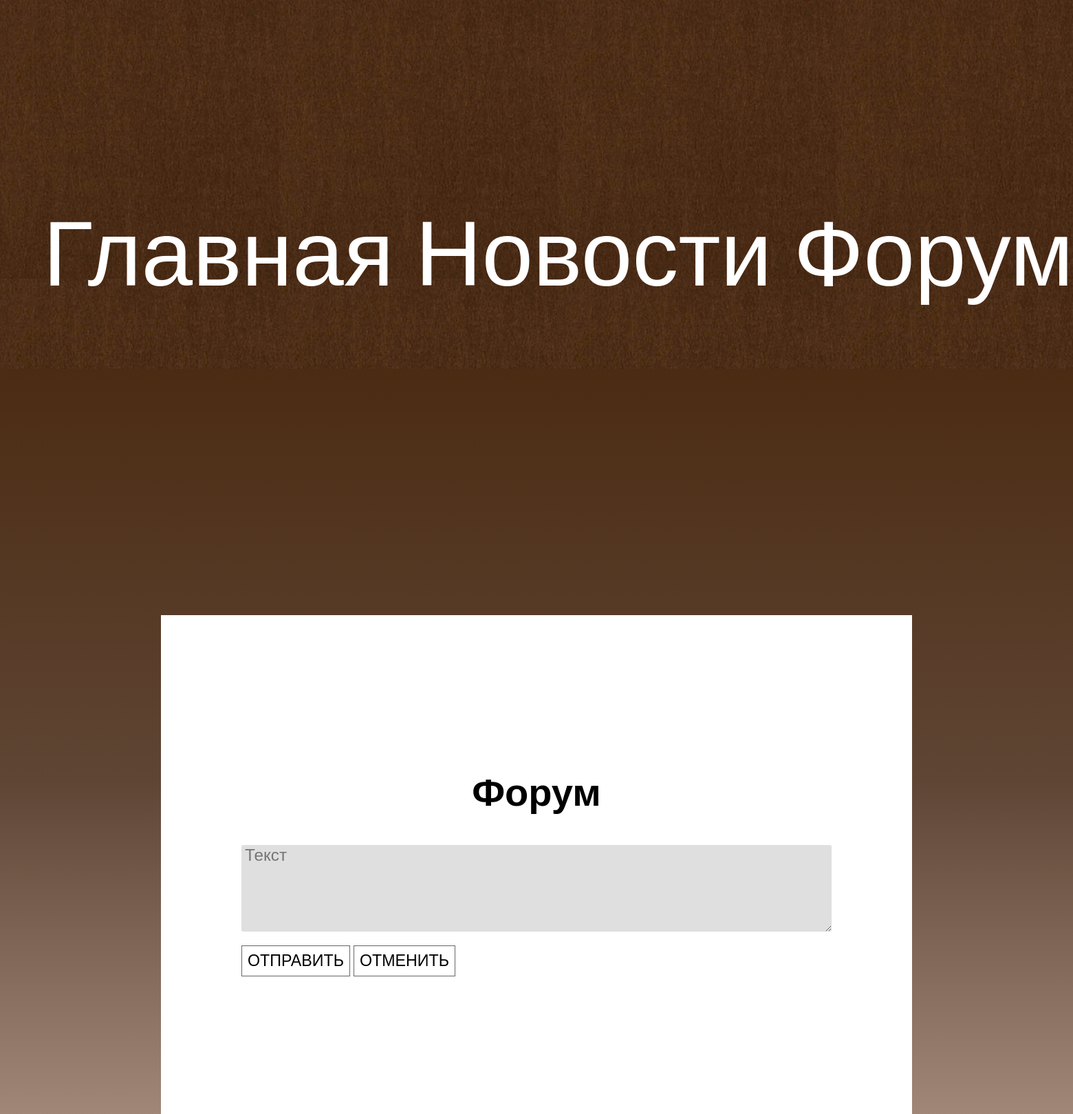
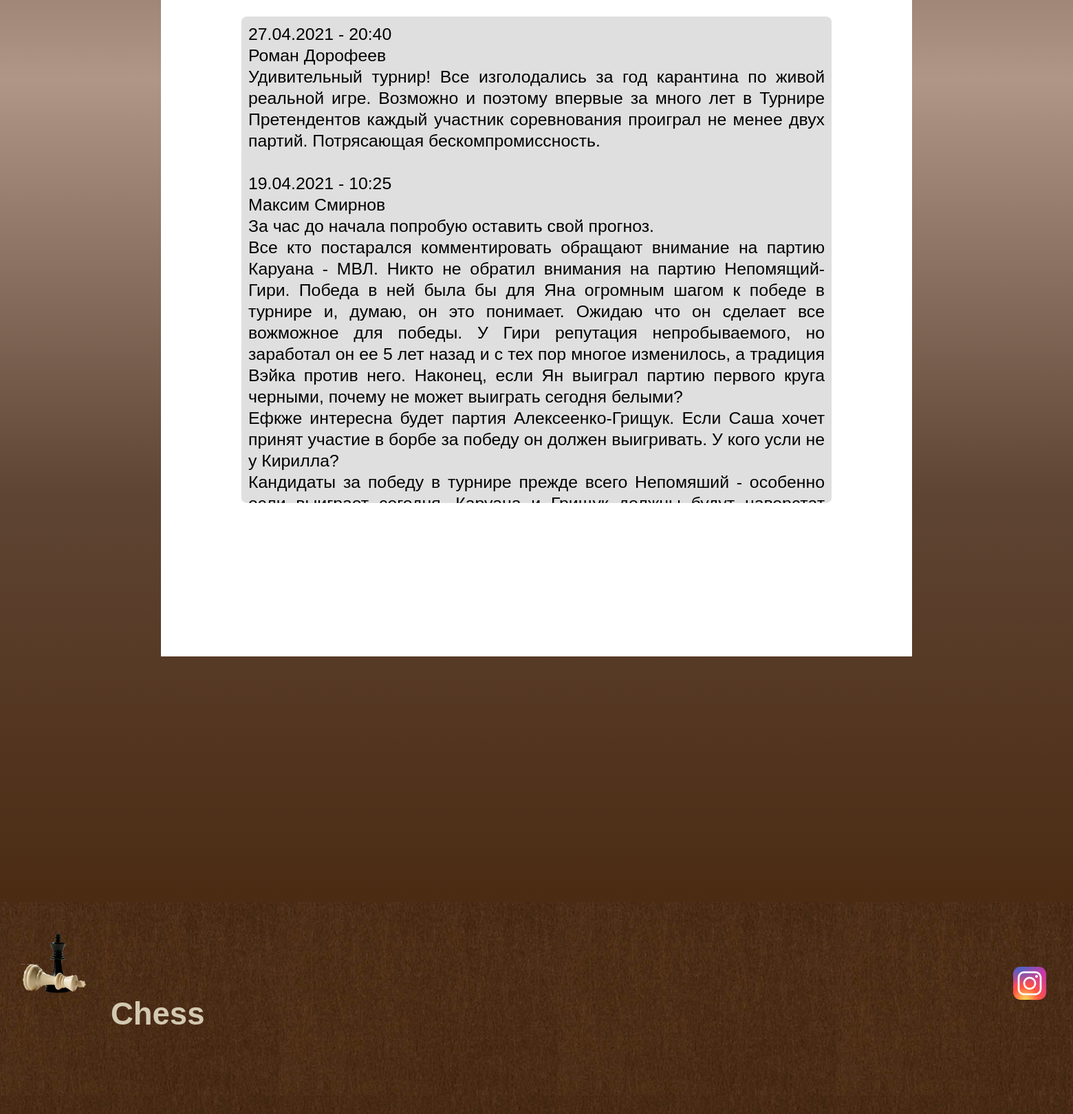
/pages/forum.php (signed in), run on the app's committed database (2 pictures, top to bottom).
### tables this page shows
CREATE TABLE `forum` (
  `id` int(11) NOT NULL,
  `id_user` int(11) NOT NULL,
  `text` text NOT NULL,
  `data` int(11) NOT NULL
);

CREATE TABLE `users` (
  `id` int(11) NOT NULL,
  `name` varchar(50) NOT NULL,
  `login` varchar(100) NOT NULL,
  `password` varchar(32) NOT NULL
);

### pages/forum.php (the view, shortened to what this page needs)
<!DOCTYPE html>
<html lang="ru">
<head>
	<link rel="stylesheet" href="../css/style.css" type="text/css">
</head>
<body>
	<header>
		<div class="menu">
			<a href="../index.php" class="menu_1">Главная</a>
			<a href="news.php" class="menu_2">Новости</a>
			<a href="forum.php" class="menu_3">Форум</a>
		</div>
	</header>
	<section class="ground">
		<div class="container">
			<div class="forum">
				<h1>Форум</h1>
				<form method="POST">
					<? if($_COOKIE['user'] != ""): ?>
						<textarea name="text" class="message_input" placeholder="Текст" required></textarea><br>
						<input type="submit" value="Отправить" class="button_form">
						<input type="reset" value="Отменить" class="button_form">
					<? else: ?>
						<p style="text-align: center;">Только авторизованные пользователи могут оставлять комментарии. <a href="authorization.php" class="a_red">Авторизация</a></p>
					<? endif; ?>
				</form>
				<div class="block_forum">
					<?php
					$db = mysqli_connect("localhost", "root", "root", 'web_course');
					$sql = mysqli_query($db, 'SELECT * FROM `forum` ORDER BY Id DESC');
					while ($result = mysqli_fetch_array($sql)) {
						$id = $result['id_user'];
						echo '<p>' . date('d.m.Y - H:i', $result['data']) . '</p>';
						$name = mysqli_query($db, "SELECT * FROM `users` WHERE `id` = {$id}");
						$result_name = mysqli_fetch_array($name);
						echo '<p>' . $result_name['name'] . '</p>';
						echo '<p>' . $result['text'] . '</p>';
						echo '<br>';
					}
					?>
				</div>
			</div>
		</div>
	</section>
	<footer>
		<div class="logo_footer">
			<a href="../index.php" class="img_logo"><img src="../img/logo.png" alt=""></a>
			<span class="footer_title">Chess</span>
		</div>
		<div class="follow_us">
			<a href="https://www.instagram.com/wwwchesscom/?hl=ru"><img src="../img/icon-instagram.png" alt=""></a>
		</div>
	</footer>
</body>
</html>

### css/style.css (style rules this page uses)
* { font-family: 'Montserrat', sans-serif; font-size: 18px; padding: 0; margin: 0; border: 0; }
*,*:before,*:after { -moz-box-sizing: border-box; -webkit-box-sizing: border-box; box-sizing: border-box; }
nav,footer,header,aside { display: block; }
html,body { height: 100%; width: 100%; font-size: 100%; line-height: 1.25; font-size: 14px; -ms-text-size-adjust: 100%; -moz-text-size-adjust: 100%; -webkit-text-size-adjust: 100%; }
input,button,textarea { font-family:inherit; }
a, a:visited { text-decoration: none; }
img { vertical-align: top; }
h1,h2,h3,h4,h5,h6 { font-size:inherit;font-weight: 400; }
body { background-image: url(../img/back.jpg); }
h1 { font-size: calc(18px + 25 * (100vw / 1024)); font-weight: bold; padding-bottom: calc(10px + 20 * (100vw / 1024)); text-align: center; }
p { font-size: calc(5px + 13 * (100vw / 1024)); text-align: justify; }
header { display: grid; grid-template-columns: auto auto; grid-template-rows: 10vh; background-image: url(../img/back.jpg); padding: 1vh 2vw 1vh; }
.menu { display: grid; grid-template-columns: repeat(5, auto); }
.menu a { padding: 3.5vh 0; font-size: 3vh; align-self: center; justify-self: right; color: white; padding-left: 2vw; }
footer { background-image: url(../img/back.jpg); color: #E9E9E9; display: flex; flex-direction: row; justify-content: space-between; padding: 1vh 0 2vh; }
footer img { max-width: 100%; max-height: 100%; object-fit: cover; }
.logo_footer { display: inline-block; justify-self: center; align-self: center; }
.img_logo img { max-width: 6vw; margin: 0 2vw; object-fit: cover; }
.follow_us { justify-self: end; align-self: center; padding-right: 2vw; }
.footer_title { display: inline-block; color: #D3C9B2; font-weight: bold; margin-top: 2vh; font-size: calc(15px + 20 * (100vw / 1024)); }
.ground { padding: 8vh 0; background: linear-gradient(#4B2B12, #5F4534, #B09687, #5F4534, #4B2B12); }
.container { width: 70vw; margin: 0 auto; }
.message_input { background-color: #DFDFDF; height: calc(50px + 50 * (100vw / 1024)); width: 55vw; padding: 1px 5px; font-size: calc(6px + 12 * (100vw / 1024)); border-radius: 1%; }
.button_form { border: 1.5px solid rgba(0, 0, 0, .6); background: none; text-transform: uppercase; font-size: calc(8px + 10 * (100vw / 1024)); text-align: center; padding: 8px; margin-top: 15px; }
.forum { background-color: #fff; display: grid; grid-template-columns: auto; padding: 5vh 5vw; justify-items: center; }
.block_forum { margin-top: 5vh; background-color: #DFDFDF; height: calc(250px + 300 * (100vw / 1024)); width: 55vw; display: inline-block; padding: 1px 5px; font-size: calc(5px + 13 * (100vw / 1024)); overflow-y: scroll; border-radius: 1%; padding: 10px; }

### data on the page
forum: data "27.04.2021 - 20:40", id_user.name "Роман Дорофеев", text "Удивительный турнир! Все изголодались за год карантина по живой реальной игре. Возможно и поэтому впервые за много лет в Турнире Претендентов каждый участник соревнования проиграл не менее двух партий. Потрясающая бескомпромиссность."
forum: data "19.04.2021 - 10:25", id_user.name "Максим Смирнов", text "За час до начала попробую оставить свой прогноз. Все кто постарался комментировать обращают внимание на партию Каруана - МВЛ. Никто не обратил внимания на партию Непомящий-Гири. Победа в ней была бы для Яна огромным шагом к победе в турнире и, думаю, он это понимает. Ожидаю что он сделает все вожможное для победы. У Гири репутация непробываемого, но заработал он ее 5 лет назад и с тех пор многое изменилось, а традиция Вэйка против него. Наконец, если Ян выиграл партию первого круга черными, почему не может выиграть сегодня белыми? Ефкже интересна будет партия Алексеенко-Грищук. Если Саша хочет принят участие в борбе за победу он должен выигривать. У кого усли не у Кирилла? Кандидаты за…"
